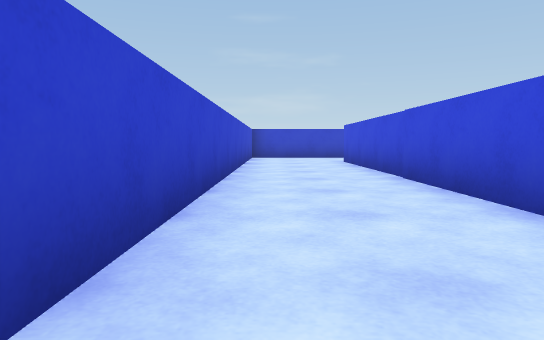
[1] (above)

24 first-person views from a walk through a Unity game level. The camera is 0.26 m above the floor, tilts 4° down and sees 70° across. The floor is counted in squares, 0.5 m on a side. Each view is taken from the middle of a square. On the plan, view 1 faces up. The plan holds only what a view shows up to about 9 squares ahead; the rest is blank. The player is left out.

[2]
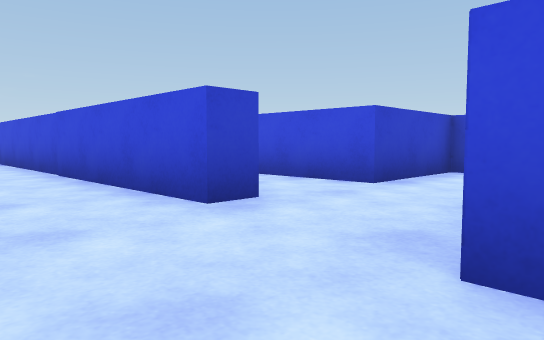

[3]
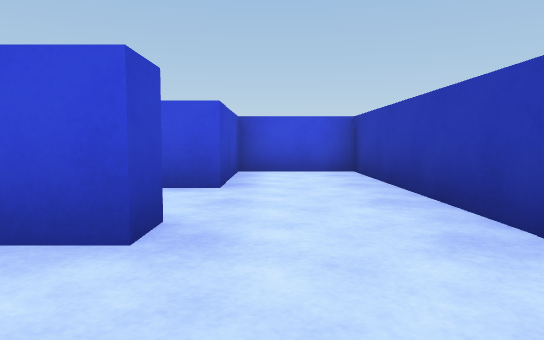

[4]
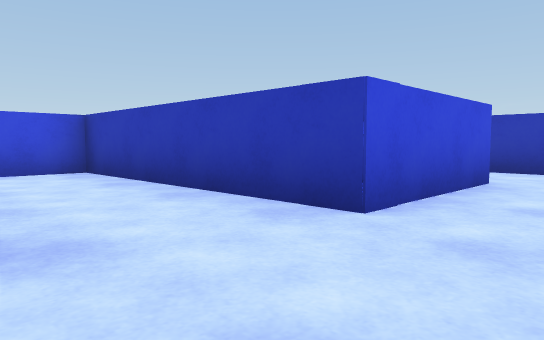

[5]
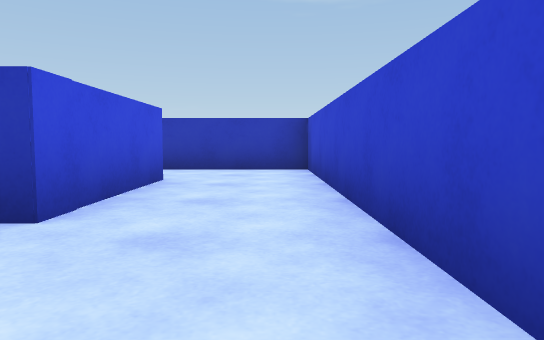

[6]
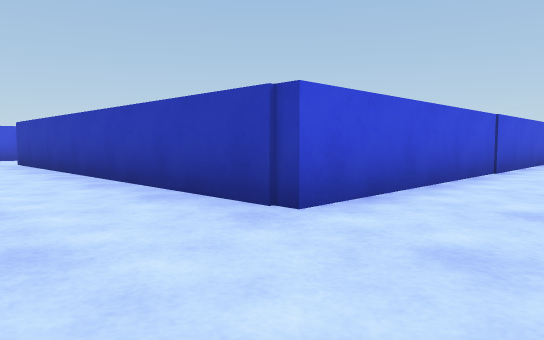

[7]
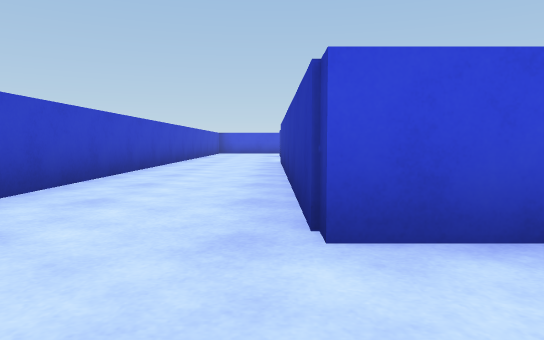

[8]
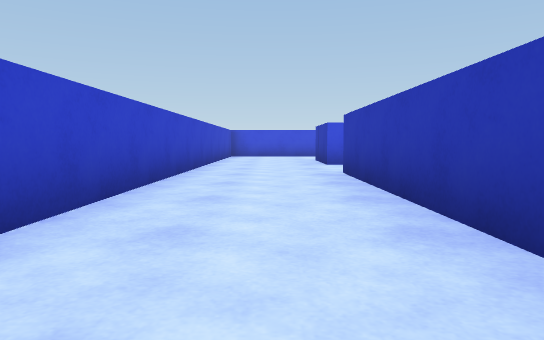

[9]
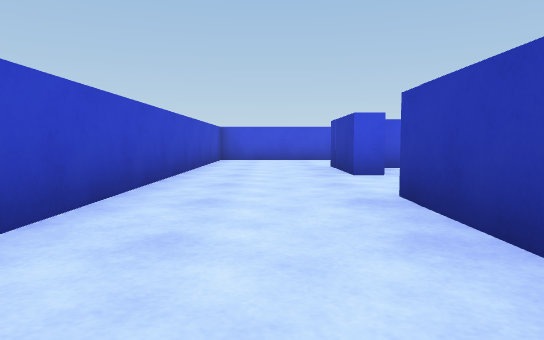

[10]
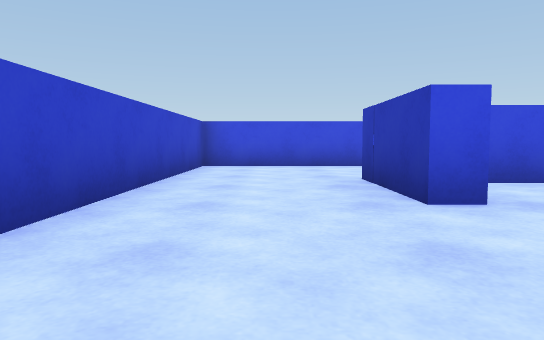

[11]
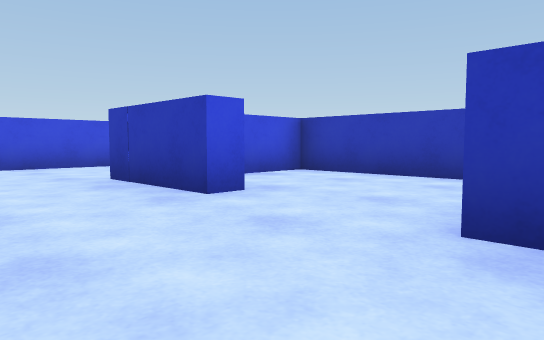

[12]
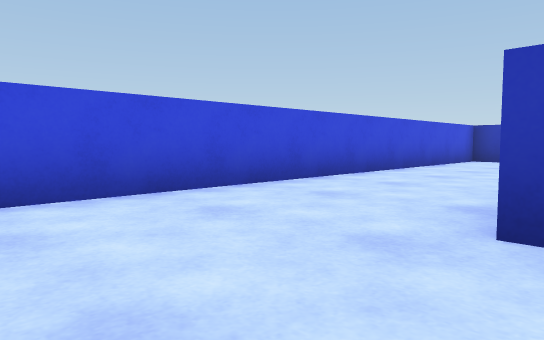

[13]
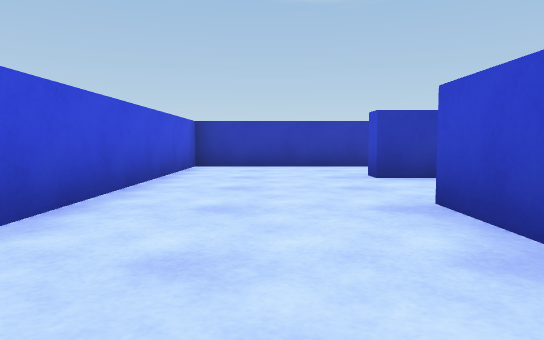

[14]
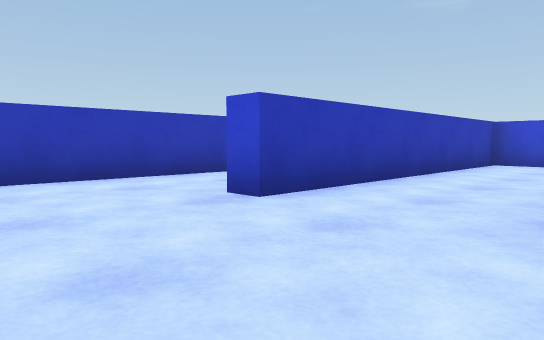

[15]
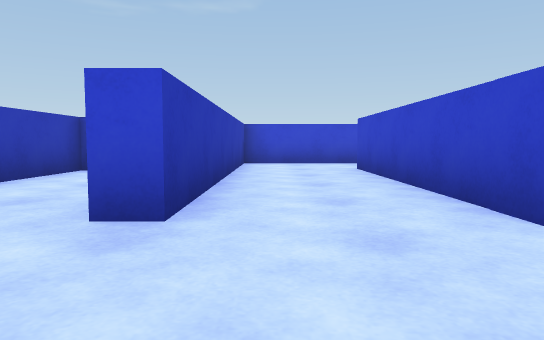

[16]
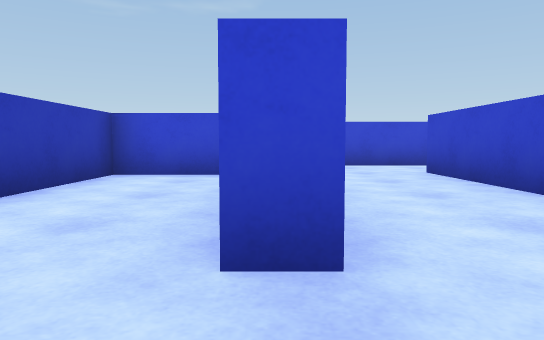

[17]
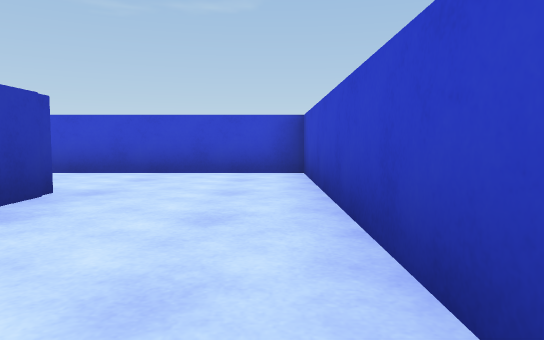

[18]
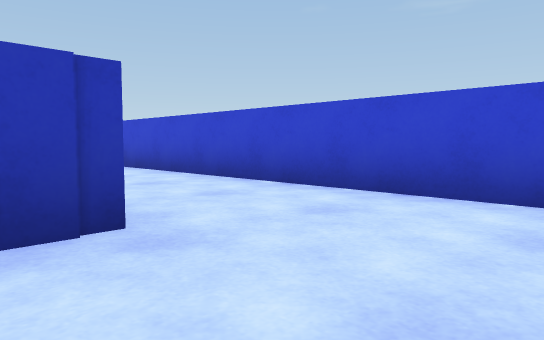

[19]
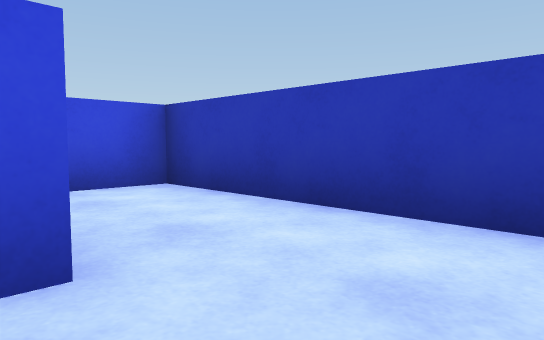

[20]
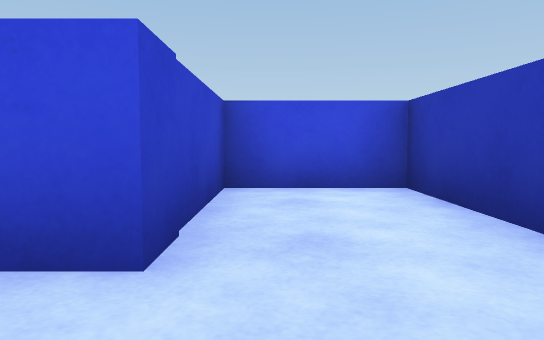

[21]
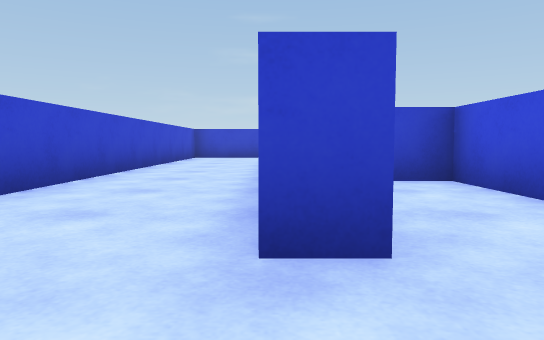

[22]
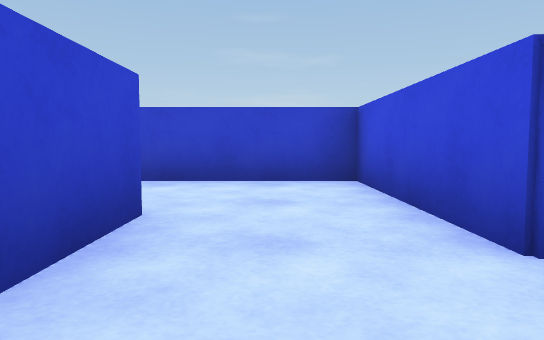

[23]
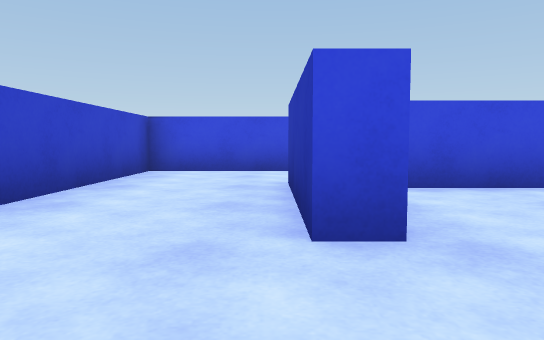

[24]
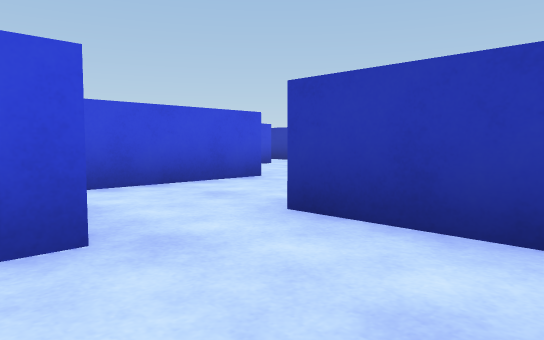

### Floor plan
Ten units are one square. View 1 is at (0, 0); x grows to the right and y downward. Boxes are objects, and circles mark ways between rooms. Rooms are numbered by the first view taken in them; rooms with no view inside come last. Other rooms are left out.
<svg viewBox="-12 -140 204 201">
<path fill="none" stroke="#000" d="M26 -17 20 -17 20 -108 109 -108M119 -72 150 -72 150 -98M132 -101 132 -108M135 -135 -7 -135 -7 56 45 56 45 35 15 35 15 5 25 5M155 -81 155 -67 102 -67 102 -86M132 -108 156 -108M107 -32 107 -14 187 -14 187 -135 135 -135M81 -78 81 -43 155 -43 155 -38M50 -72 50 -78 81 -78M34 -58 51 -58M102 -86 102 -103 61 -103M25 5 71 5 71 -17 45 -17 45 -53 36 -53"/>
<circle cx="145" cy="-125" r="3" fill="#2a7"/>
<circle cx="20" cy="-5" r="3" fill="#2a7"/>
<circle cx="90" cy="-75" r="3" fill="#2a7"/>
<text x="10" y="-70">1</text>
<text x="150" y="-60">2</text>
<text x="50" y="-90">3</text>
<text x="40" y="-20">4</text>
</svg>
Room 1 opens to room 2. Room 1 opens to room 4. Room 2 opens to room 3.

Where each view was taken, in squares from view 1:
view 1: 0 up, 0 right, facing up
view 2: 1 down, 0 right, facing up-right
view 3: 1 up, 0 right, facing right
view 4: 2 up, 0 right, facing down-right
view 5: 2 up, 0 right, facing down
view 6: 13 up, 0 right, facing down-right
view 7: 11 up, 0 right, facing right
view 8: 12 up, 4 right, facing right
view 9: 12 up, 7 right, facing right
view 10: 12 up, 10 right, facing right
view 11: 13 up, 10 right, facing down-right
view 12: 13 up, 15 right, facing down-right
view 13: 10 up, 17 right, facing down
view 14: 7 up, 18 right, facing down-left
view 15: 5 up, 18 right, facing left
view 16: 4 up, 17 right, facing left
view 17: 13 up, 6 right, facing left
view 18: 13 up, 3 right, facing down-left
view 19: 3 down, 0 right, facing down-right
view 20: 4 down, 0 right, facing right
view 21: 0 up, 2 right, facing up
view 22: 5 up, 9 right, facing up
view 23: 8 up, 3 right, facing right
view 24: 8 up, 3 right, facing down-right
